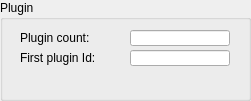
     <widget class="QGroupBox" name="groupBox_6">
      <property name="geometry">
       <rect>
        <x>30</x>
        <y>360</y>
        <width>251</width>
        <height>101</height>
       </rect>
      </property>
      <property name="title">
       <string>Plugin</string>
      </property>
      <widget class="caLabel" name="calabel_94">
       <property name="geometry">
        <rect>
         <x>20</x>
         <y>50</y>
         <width>100</width>
         <height>16</height>
        </rect>
       </property>
       <property name="maximumSize">
        <size>
         <width>16777215</width>
         <height>16</height>
        </size>
       </property>
       <property name="text">
        <string>First plugin Id:</string>
       </property>
      </widget>
      <widget class="caLineEdit" name="calineedit_53">
       <property name="geometry">
        <rect>
         <x>130</x>
         <y>50</y>
         <width>100</width>
         <height>16</height>
        </rect>
       </property>
       <property name="maximumSize">
        <size>
         <width>16777215</width>
         <height>18</height>
        </size>
       </property>
       <property name="channel" stdset="0">
        <string notr="true">$(SYS):MCU-Cfg-PLG-FrstObjId</string>
       </property>
       <property name="background">
        <color alpha="222">
         <red>192</red>
         <green>192</green>
         <blue>192</blue>
        </color>
       </property>
       <property name="colorMode">
        <enum>caLineEdit::Static</enum>
       </property>
       <property name="precisionMode">
        <enum>caLineEdit::Channel</enum>
       </property>
       <property name="limitsMode">
        <enum>caLineEdit::User</enum>
       </property>
       <property name="unitsEnabled">
        <bool>true</bool>
       </property>
      </widget>
      <widget class="caLineEdit" name="calineedit_56">
       <property name="geometry">
        <rect>
         <x>130</x>
         <y>30</y>
         <width>100</width>
         <height>16</height>
        </rect>
       </property>
       <property name="maximumSize">
        <size>
         <width>16777215</width>
         <height>18</height>
        </size>
       </property>
       <property name="channel" stdset="0">
        <string notr="true">$(SYS):MCU-Cfg-PLG-Cnt</string>
       </property>
       <property name="background">
        <color alpha="222">
         <red>192</red>
         <green>192</green>
         <blue>192</blue>
        </color>
       </property>
       <property name="colorMode">
        <enum>caLineEdit::Static</enum>
       </property>
       <property name="precisionMode">
        <enum>caLineEdit::Channel</enum>
       </property>
       <property name="limitsMode">
        <enum>caLineEdit::User</enum>
       </property>
       <property name="unitsEnabled">
        <bool>true</bool>
       </property>
      </widget>
      <widget class="caLabel" name="calabel_97">
       <property name="geometry">
        <rect>
         <x>20</x>
         <y>30</y>
         <width>100</width>
         <height>16</height>
        </rect>
       </property>
       <property name="maximumSize">
        <size>
         <width>16777215</width>
         <height>16</height>
        </size>
       </property>
       <property name="text">
        <string>Plugin count:</string>
       </property>
      </widget>
     </widget>
